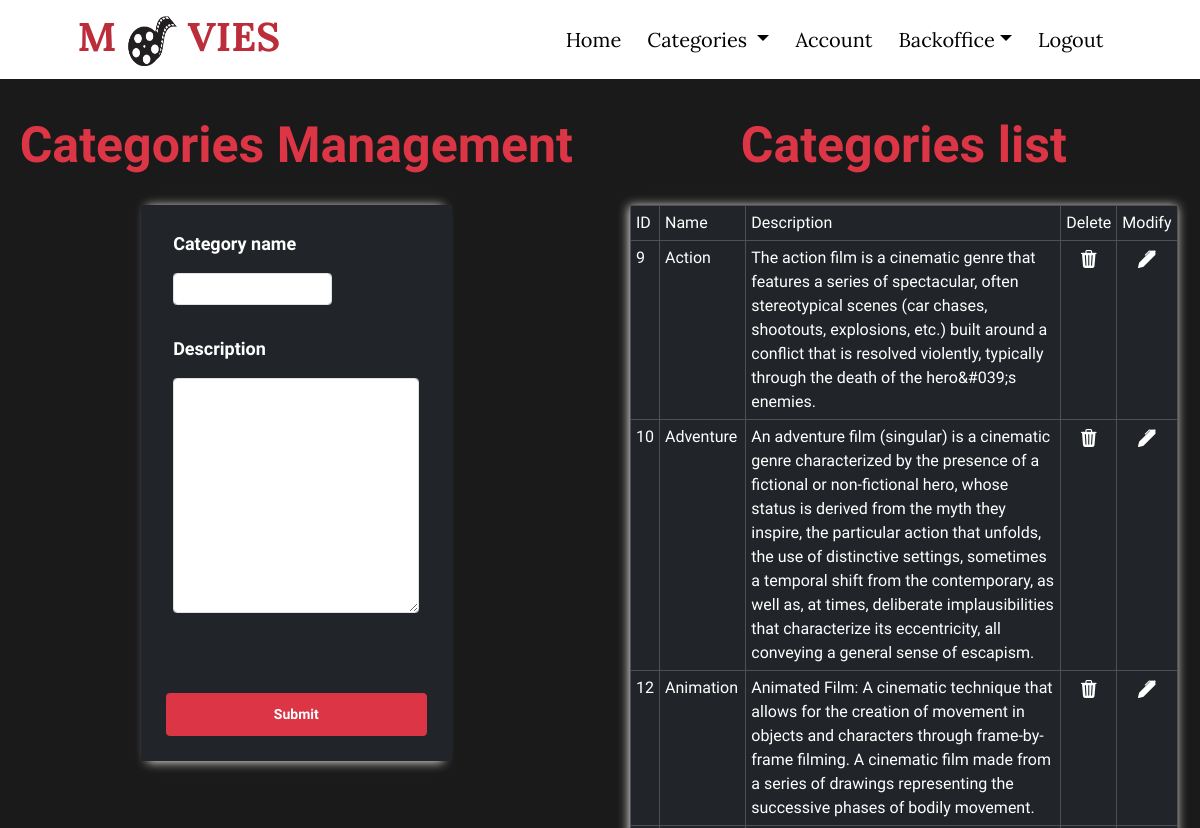
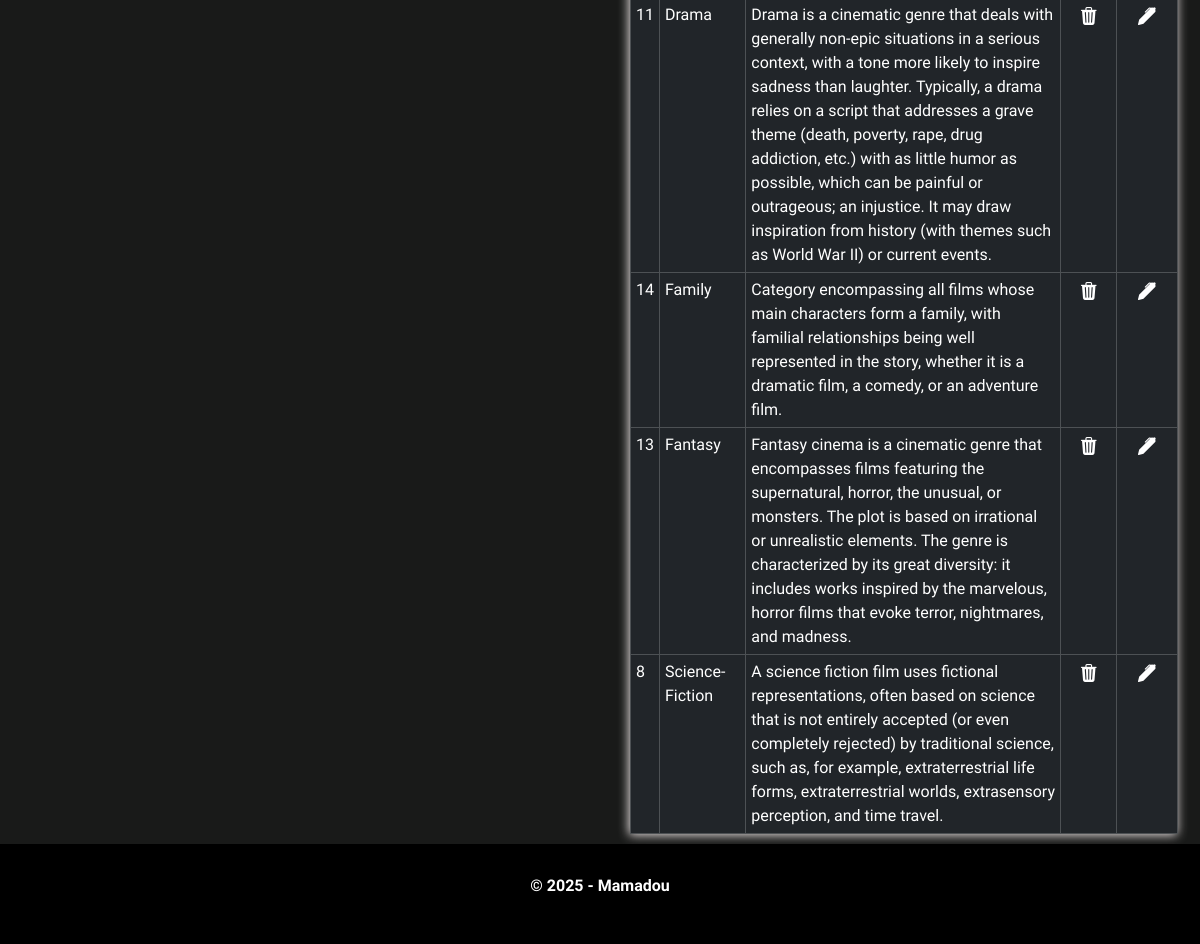
Screenshot of /admin/categories.php (signed in) with the database file from the repository (2 pictures, top to bottom).
### tables this page shows
CREATE TABLE `categories` (
  `id` int NOT NULL,
  `name` varchar(50) NOT NULL,
  `description` mediumtext
);

### inc/functions.inc.php (called while the page is built, shortened)
<?php
function dbConnect(): object
{
  $dsn = 'mysql:host=' . DB_HOST . ';dbname=' . DB_NAME . ';charset=utf8';
  try {
    $pdo = new PDO($dsn, DB_USER, DB_PASSWORD);
    $pdo->setAttribute(PDO::ATTR_ERRMODE, PDO::ERRMODE_EXCEPTION);
    $pdo->setAttribute(PDO::ATTR_DEFAULT_FETCH_MODE, PDO::FETCH_ASSOC);
  } catch (PDOException $e) {
    die("Database connection failed: " . $e->getMessage());
  }
  return $pdo;
}
function getAllCategories($order = "id"): array
{
  $pdo = dbConnect();
  $sql = "SELECT * FROM categories ORDER BY $order";
  $request = $pdo->prepare($sql);
  $request->execute();
  $result = $request->fetchAll();
  return $result;
}

### admin/categories.php (the view, shortened to what this page needs)
<?php
require_once '../inc/functions.inc.php';
$name = '';
$description = '';
$categories = getAllCategories('id');
require_once '../inc/header.inc.php';
?>
<div class="row mt-2" style="padding-top: 8rem;">
  <div class="col-sm-12 col-md-6 mt-5">
    <h2 class="text-center fw-bolder mb-5 text-danger">Categories Management</h2>
    <form action="" method="post" class="back">
      <div class="row">
        <div class="col-md-8 mb-5">
          <label for="name" class="form-label text-white">Category name</label>
          <input type="text" id="name" name="name" class="form-control" value="<?= $name; ?>">
        </div>
        <div class="col-md-12 mb-5">
          <label for="description" class="form-label text-white">Description</label>
          <textarea id="description" name="description" class="form-control" rows="10"><?= $description; ?></textarea>
        </div>
      </div>
      <div class="row justify-content-center">
        <button type="submit" class="btn btn-danger p-3 fs-6 fw-bold">Submit</button>
      </div>
    </form>
  </div>
  <div class="col-sm-12 col-md-6 d-flex flex-column mt-5 px-5">
    <h2 class="text-center fw-bolder mb-5 text-danger">Categories list</h2>
    <table class="table table-dark table-bordered">
      <thead>
        <tr>
          <th>ID</th>
          <th>Name</th>
          <th>Description</th>
          <th>Delete</th>
          <th>Modify</th>
        </tr>
      </thead>
      <tbody>
        <?php foreach ($categories as $category) { ?>
          <tr>
            <td><?= $category['id']; ?></td>
            <td><?= $category['name']; ?></td>
            <td><?= $category['description']; ?></td>
            <td class="text-center"><a href="categories.php?action=delete&id=<?= $category['id']; ?>"
                data-category-name=<?= $category['name']; ?> class="trash-icon"><i class="bi bi-trash3-fill"></i></a></td>
            <td class="text-center"><a href="categories.php?action=update&id=<?= $category['id']; ?>"><i
                  class="bi bi-pen-fill"></i></a></td>
          </tr>
        <?php } ?>
      </tbody>
    </table>
  </div>
  <?php require_once '../inc/footer.inc.php'; ?>

### assets/css/style.css (style rules this page uses)
:root { --red: #bb2d3b; --blue: #007bff; --gray: #191a19; --gray-2: #353535; --gray-light: #bbbbbb; --black: #000; --box-shadow-dark: 0px 5px 10px 0px rgba(50, 50, 50, 0.8); --box-shadow-light: -1px 1px 10px 0px #efe8e8; font-size: 62.5%; }
* { margin: 0; padding: 0; box-sizing: border-box; text-decoration: none; }
body { font-size: 1.6rem; font-family: "Dosis", sans-serif; background-color: var(--gray); color: #fff; }
h2 { font-size: 5rem !important; color: var(--red); font-weight: bolder; }
form.back { width: 50%; margin: 0 auto; box-shadow: var(--box-shadow-light) !important; }
form.back > div.row { font-size: 1.8rem; }
form.back .row { padding: 2.5rem; background-color: #212529; }
form.back label:not(.form-check-label) { margin-bottom: 1.6rem; font-weight: bolder; color: var(--black); }
form.back .form-control { font-size: 1.5rem !important; }
form.back button { font-size: 1.4rem !important; }
table, .sidebarre { background-color: #353535; color: white !important; box-shadow: var(--box-shadow-light) !important; }
.bi { color: white !important; font-size: 1.8rem; }
table { border-collapse: collapse; }
th { padding: 10px 0; font-weight: 400; }

### rows the page displays
categories: id "9", name "Action", description "The action film is a cinematic genre that features a series of spectacular, often stereotypical scenes (car chases, shootouts, explosions, etc.) built around a conflict that is resolved violently, typically through the death of the hero&#039;s enemies."
categories: id "10", name "Adventure", description "An adventure film (singular) is a cinematic genre characterized by the presence of a fictional or non-fictional hero, whose status is derived from the myth they inspire, the particular action that unfolds, the use of distinctive settings, sometimes a temporal shift from the contemporary, as well as, at times, deliberate implausibilities that characterize its eccentricity, all conveying a general sense of escapism."
categories: id "12", name "Animation", description "Animated Film: A cinematic technique that allows for the creation of movement in objects and characters through frame-by-frame filming. A cinematic film made from a series of drawings representing the successive phases of bodily movement."
categories: id "11", name "Drama", description "Drama is a cinematic genre that deals with generally non-epic situations in a serious context, with a tone more likely to inspire sadness than laughter. Typically, a drama relies on a script that addresses a grave theme (death, poverty, rape, drug addiction, etc.) with as little humor as possible, which can be painful or outrageous; an injustice. It may draw inspiration from history (with themes such as World War II) or current events."
categories: id "14", name "Family", description "Category encompassing all films whose main characters form a family, with familial relationships being well represented in the story, whether it is a dramatic film, a comedy, or an adventure film."
categories: id "13", name "Fantasy", description "Fantasy cinema is a cinematic genre that encompasses films featuring the supernatural, horror, the unusual, or monsters. The plot is based on irrational or unrealistic elements. The genre is characterized by its great diversity: it includes works inspired by the marvelous, horror films that evoke terror, nightmares, and madness."
categories: id "8", name "Science-Fiction", description "A science fiction film uses fictional representations, often based on science that is not entirely accepted (or even completely rejected) by traditional science, such as, for example, extraterrestrial life forms, extraterrestrial worlds, extrasensory perception, and time travel."
